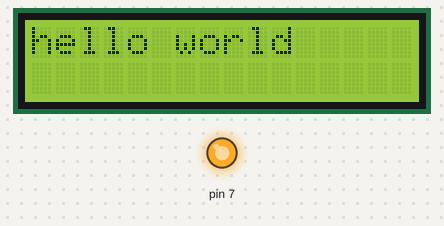
The sketch below on a simulated Arduino Uno, built with avr-gcc and run on an emulated ATmega328P. On the bench: 16×2 character LCD, output pins drawn as LEDs (lit = HIGH).

Above: at 0.1 s.
At 1.28 s:
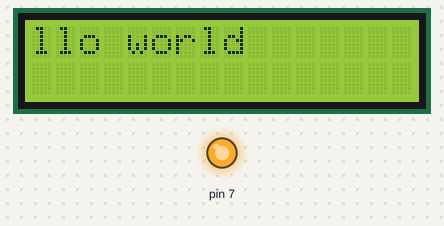
At 2.49 s:
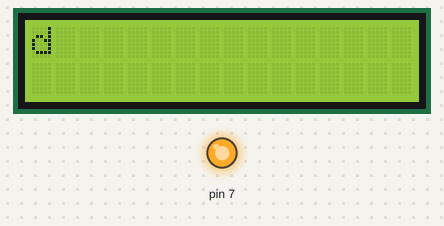
At 4.89 s:
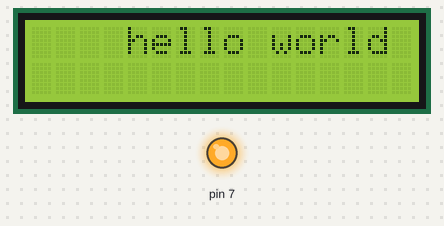
At 7.29 s:
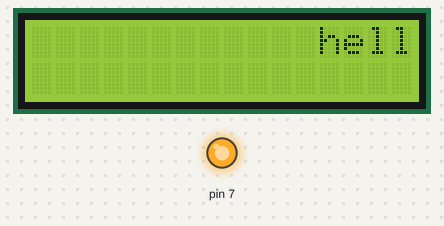
At 9.84 s:
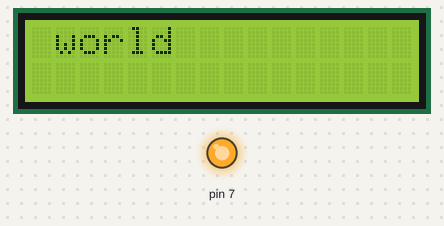

The sketch:

02_scrollling_hello_world.ino
```cpp
#include<LiquidCrystal.h> // include the library code
const int rs=13,en=12,d4=11,d5=10,d6=9,d7=8;
LiquidCrystal lcd(rs,en,d4,d5,d6,d7);
void setup() {
 pinMode(7,OUTPUT);
 digitalWrite(7,HIGH);
 lcd.begin(16,2);
 lcd.setCursor(0,0);// coloumn , no , row no
 lcd.print("hello world");
 delay(1000);
}

void loop() {
  // scrolling 11 position (string length) to the left
  // to move it off scrren left
  for(int i =0;i<11;i++){
    lcd.scrollDisplayLeft();
    delay(150);
  }
  // scrolling 27 positions (string length+display length) to the right
  // to move it off screen right
  for(int i =0;i<27;i++){
    lcd.scrollDisplayRight();
    delay(150);
  }
  // scroll 16 positions (display length) to the k=left
  // to move it back to center
   for(int i =0;i<16;i++){
    lcd.scrollDisplayLeft();
    delay(150);
  }
}
```

Measured:
- by itself, everything shown: repeats every 8.1 s, in 54 steps
